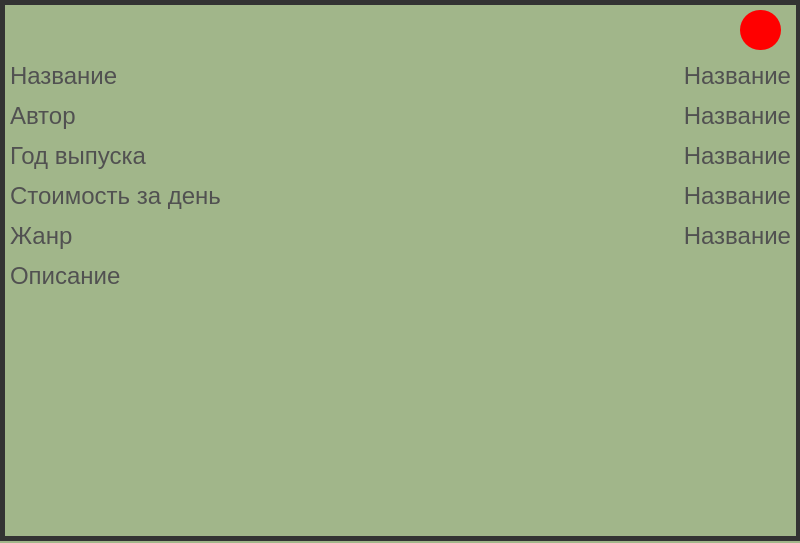
<?xml version="1.0" encoding="UTF-8"?>
<ui version="4.0">
 <class>book</class>
 <widget class="QWidget" name="book">
  <property name="geometry">
   <rect>
    <x>0</x>
    <y>0</y>
    <width>800</width>
    <height>543</height>
   </rect>
  </property>
  <property name="windowTitle">
   <string>Form</string>
  </property>
  <property name="styleSheet">
   <string notr="true">background-color: rgb(161, 182, 138);</string>
  </property>
  <widget class="QToolButton" name="toolButton">
   <property name="geometry">
    <rect>
     <x>740</x>
     <y>10</y>
     <width>41</width>
     <height>40</height>
    </rect>
   </property>
   <property name="styleSheet">
    <string notr="true">background-color: rgb(255, 0, 0);
border-radius: 20px;
border: 0px;</string>
   </property>
   <property name="text">
    <string/>
   </property>
  </widget>
  <widget class="QFrame" name="frame">
   <property name="geometry">
    <rect>
     <x>0</x>
     <y>0</y>
     <width>801</width>
     <height>541</height>
    </rect>
   </property>
   <property name="styleSheet">
    <string notr="true">border: 5px solid rgb(51,51,51);</string>
   </property>
   <property name="frameShape">
    <enum>QFrame::StyledPanel</enum>
   </property>
   <property name="frameShadow">
    <enum>QFrame::Raised</enum>
   </property>
   <property name="lineWidth">
    <number>5</number>
   </property>
  </widget>
  <widget class="QLabel" name="label">
   <property name="geometry">
    <rect>
     <x>10</x>
     <y>60</y>
     <width>106</width>
     <height>32</height>
    </rect>
   </property>
   <property name="font">
    <font>
     <pointsize>18</pointsize>
    </font>
   </property>
   <property name="styleSheet">
    <string notr="true">color: rgb(81, 81, 81);</string>
   </property>
   <property name="text">
    <string>Название</string>
   </property>
  </widget>
  <widget class="QLabel" name="label_2">
   <property name="geometry">
    <rect>
     <x>10</x>
     <y>100</y>
     <width>71</width>
     <height>32</height>
    </rect>
   </property>
   <property name="font">
    <font>
     <pointsize>18</pointsize>
    </font>
   </property>
   <property name="styleSheet">
    <string notr="true">color: rgb(81, 81, 81);</string>
   </property>
   <property name="text">
    <string>Автор</string>
   </property>
  </widget>
  <widget class="QLabel" name="label_3">
   <property name="geometry">
    <rect>
     <x>10</x>
     <y>140</y>
     <width>141</width>
     <height>32</height>
    </rect>
   </property>
   <property name="font">
    <font>
     <pointsize>18</pointsize>
    </font>
   </property>
   <property name="styleSheet">
    <string notr="true">color: rgb(81, 81, 81);</string>
   </property>
   <property name="text">
    <string>Год выпуска</string>
   </property>
  </widget>
  <widget class="QLabel" name="label_4">
   <property name="geometry">
    <rect>
     <x>10</x>
     <y>180</y>
     <width>211</width>
     <height>32</height>
    </rect>
   </property>
   <property name="font">
    <font>
     <pointsize>18</pointsize>
    </font>
   </property>
   <property name="styleSheet">
    <string notr="true">color: rgb(81, 81, 81);</string>
   </property>
   <property name="text">
    <string>Стоимость за день</string>
   </property>
  </widget>
  <widget class="QLabel" name="label_5">
   <property name="geometry">
    <rect>
     <x>10</x>
     <y>220</y>
     <width>71</width>
     <height>32</height>
    </rect>
   </property>
   <property name="font">
    <font>
     <pointsize>18</pointsize>
    </font>
   </property>
   <property name="styleSheet">
    <string notr="true">color: rgb(81, 81, 81);</string>
   </property>
   <property name="text">
    <string>Жанр</string>
   </property>
  </widget>
  <widget class="QLabel" name="label_6">
   <property name="geometry">
    <rect>
     <x>10</x>
     <y>260</y>
     <width>121</width>
     <height>32</height>
    </rect>
   </property>
   <property name="font">
    <font>
     <pointsize>18</pointsize>
    </font>
   </property>
   <property name="styleSheet">
    <string notr="true">color: rgb(81, 81, 81);</string>
   </property>
   <property name="text">
    <string>Описание</string>
   </property>
  </widget>
  <widget class="QLabel" name="label_7">
   <property name="geometry">
    <rect>
     <x>230</x>
     <y>60</y>
     <width>561</width>
     <height>32</height>
    </rect>
   </property>
   <property name="font">
    <font>
     <pointsize>18</pointsize>
    </font>
   </property>
   <property name="styleSheet">
    <string notr="true">color: rgb(81, 81, 81);</string>
   </property>
   <property name="text">
    <string>Название</string>
   </property>
   <property name="alignment">
    <set>Qt::AlignRight|Qt::AlignTrailing|Qt::AlignVCenter</set>
   </property>
  </widget>
  <widget class="QLabel" name="label_8">
   <property name="geometry">
    <rect>
     <x>230</x>
     <y>100</y>
     <width>561</width>
     <height>32</height>
    </rect>
   </property>
   <property name="font">
    <font>
     <pointsize>18</pointsize>
    </font>
   </property>
   <property name="styleSheet">
    <string notr="true">color: rgb(81, 81, 81);</string>
   </property>
   <property name="text">
    <string>Название</string>
   </property>
   <property name="alignment">
    <set>Qt::AlignRight|Qt::AlignTrailing|Qt::AlignVCenter</set>
   </property>
  </widget>
  <widget class="QLabel" name="label_9">
   <property name="geometry">
    <rect>
     <x>230</x>
     <y>140</y>
     <width>561</width>
     <height>32</height>
    </rect>
   </property>
   <property name="font">
    <font>
     <pointsize>18</pointsize>
    </font>
   </property>
   <property name="styleSheet">
    <string notr="true">color: rgb(81, 81, 81);</string>
   </property>
   <property name="text">
    <string>Название</string>
   </property>
   <property name="alignment">
    <set>Qt::AlignRight|Qt::AlignTrailing|Qt::AlignVCenter</set>
   </property>
  </widget>
  <widget class="QLabel" name="label_10">
   <property name="geometry">
    <rect>
     <x>230</x>
     <y>180</y>
     <width>561</width>
     <height>32</height>
    </rect>
   </property>
   <property name="font">
    <font>
     <pointsize>18</pointsize>
    </font>
   </property>
   <property name="styleSheet">
    <string notr="true">color: rgb(81, 81, 81);</string>
   </property>
   <property name="text">
    <string>Название</string>
   </property>
   <property name="alignment">
    <set>Qt::AlignRight|Qt::AlignTrailing|Qt::AlignVCenter</set>
   </property>
  </widget>
  <widget class="QLabel" name="label_11">
   <property name="geometry">
    <rect>
     <x>230</x>
     <y>220</y>
     <width>561</width>
     <height>32</height>
    </rect>
   </property>
   <property name="font">
    <font>
     <pointsize>18</pointsize>
    </font>
   </property>
   <property name="styleSheet">
    <string notr="true">color: rgb(81, 81, 81);</string>
   </property>
   <property name="text">
    <string>Название</string>
   </property>
   <property name="alignment">
    <set>Qt::AlignRight|Qt::AlignTrailing|Qt::AlignVCenter</set>
   </property>
  </widget>
  <widget class="QPlainTextEdit" name="plainTextEdit">
   <property name="geometry">
    <rect>
     <x>5</x>
     <y>300</y>
     <width>791</width>
     <height>231</height>
    </rect>
   </property>
   <property name="font">
    <font>
     <pointsize>18</pointsize>
    </font>
   </property>
   <property name="styleSheet">
    <string notr="true">color: rgb(81, 81, 81);</string>
   </property>
   <property name="frameShape">
    <enum>QFrame::NoFrame</enum>
   </property>
   <property name="plainText">
    <string/>
   </property>
  </widget>
  <zorder>frame</zorder>
  <zorder>toolButton</zorder>
  <zorder>label</zorder>
  <zorder>label_2</zorder>
  <zorder>label_3</zorder>
  <zorder>label_4</zorder>
  <zorder>label_5</zorder>
  <zorder>label_6</zorder>
  <zorder>label_7</zorder>
  <zorder>label_8</zorder>
  <zorder>label_9</zorder>
  <zorder>label_10</zorder>
  <zorder>label_11</zorder>
  <zorder>plainTextEdit</zorder>
 </widget>
 <resources/>
 <connections/>
</ui>
